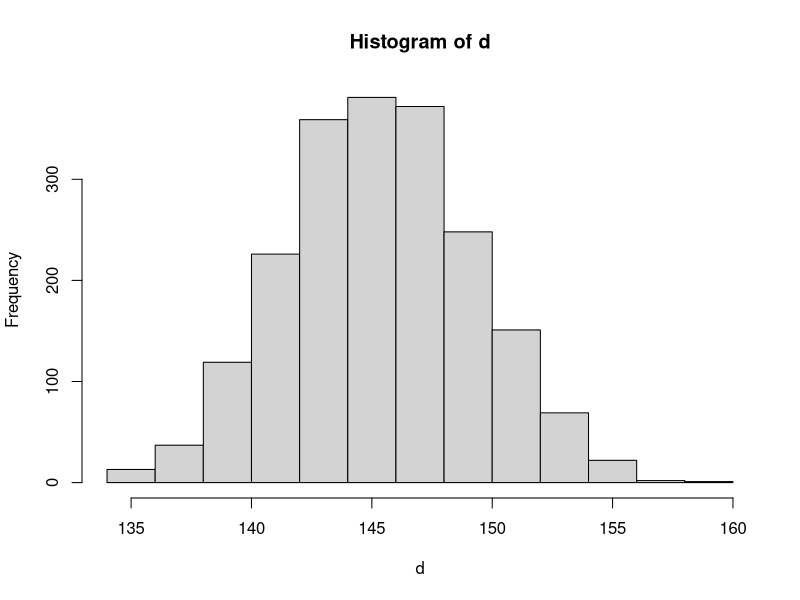
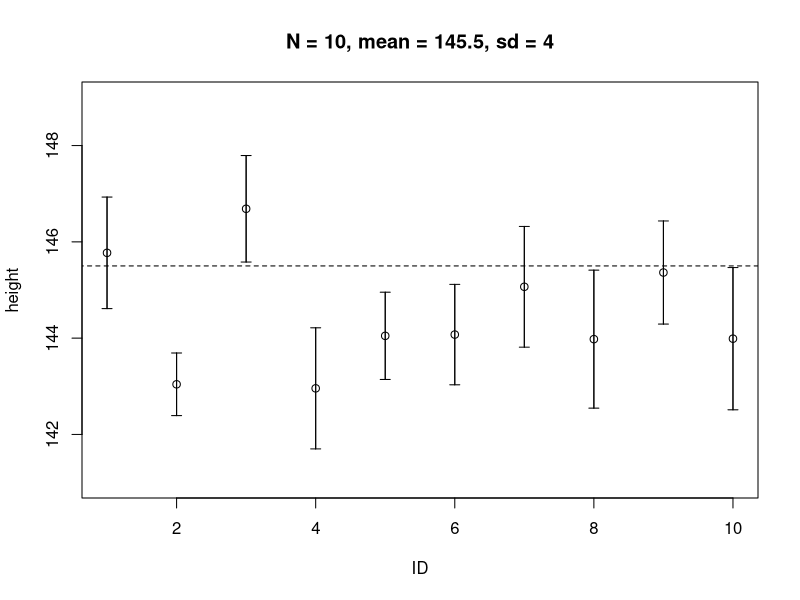
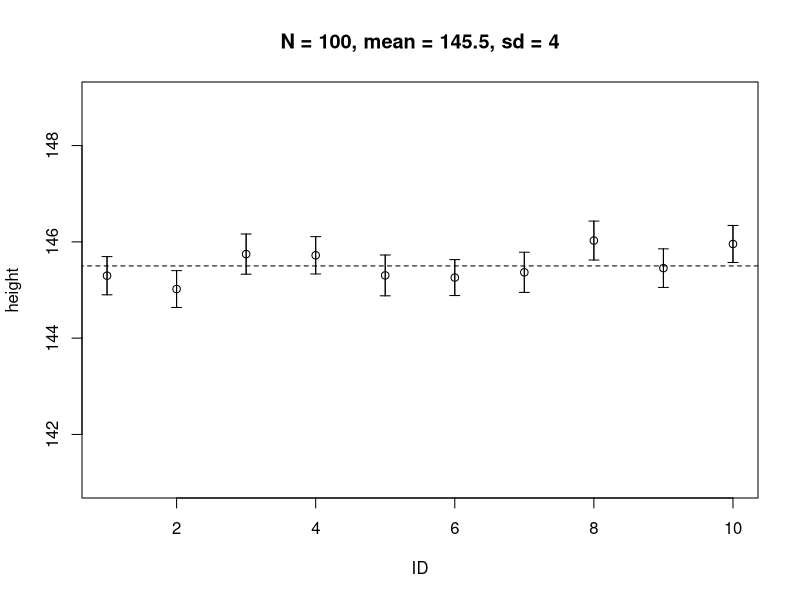
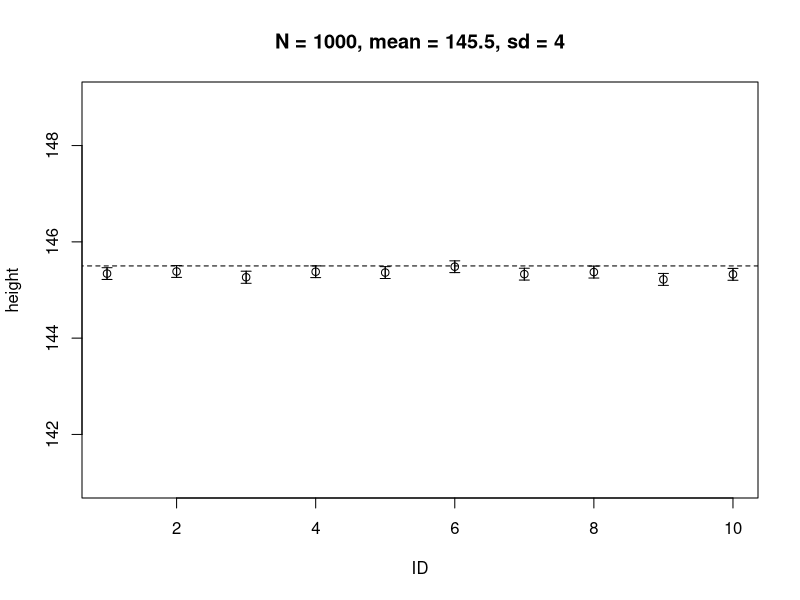
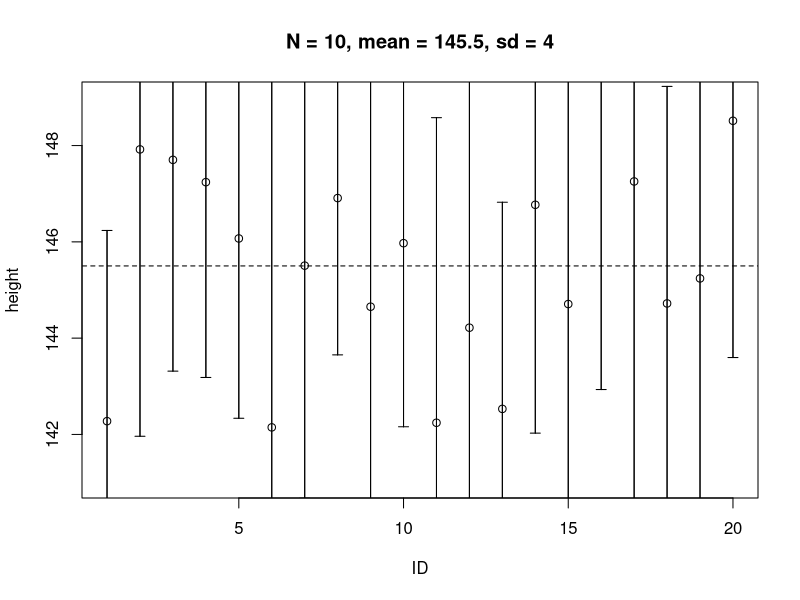
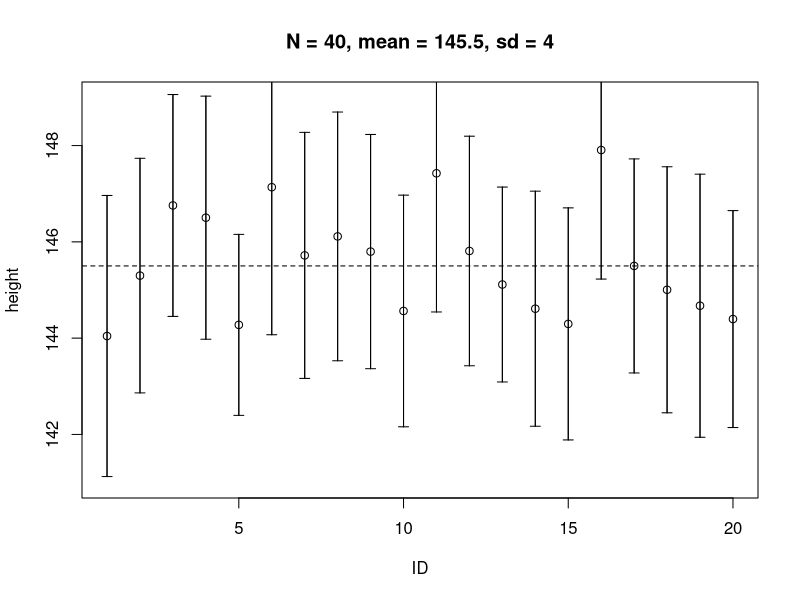
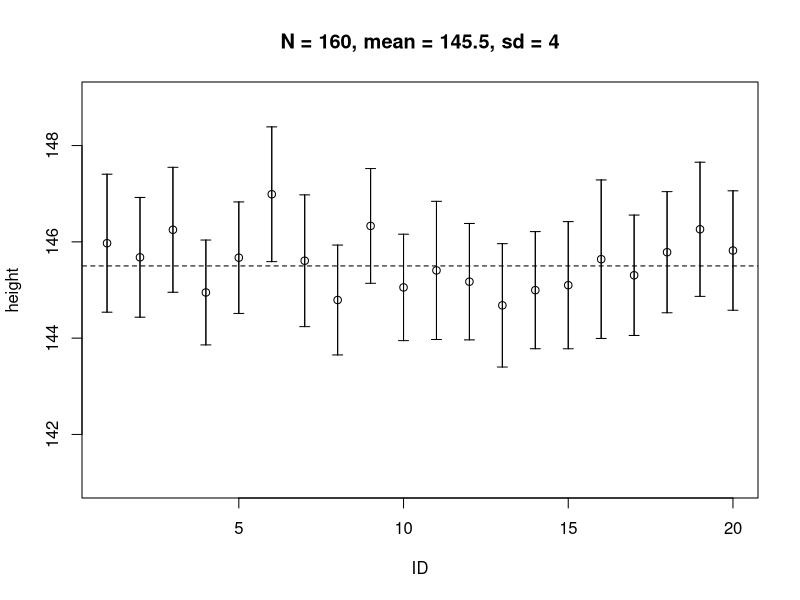
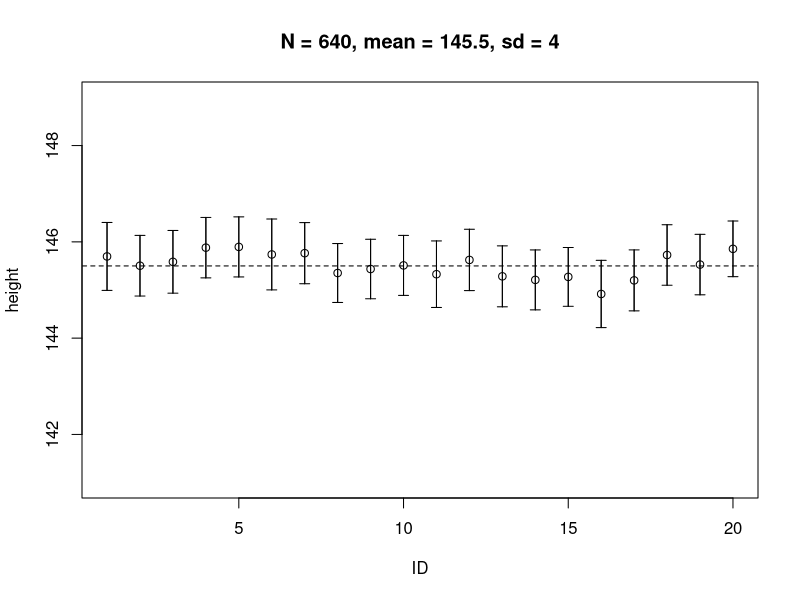

Write the R code that produced these figures, in order.
## ---- chunk 1
knitr::opts_chunk$set(echo = TRUE)
library(knitr)
library(ggplot2)
## ---- chunk 2
# 母集団を生成
set.seed(131)
d <- rnorm(2000, mean=145.5, sd=4.0)
hist(d)
mean(d)
## ---- chunk 3
# for文を使ってサンプル数を増やしてみる。
# 標準誤差が小さくなり、平均値も母集団のものに近づいていった。
# はじめsample関数は繰り返し使うと次に使うときも母集団が減った状態でスタートするのがデフォルトなのかと思ったが、replaceのT, Fをかえて実験したところ、関数1回分で母集団を超えない限りエラーが出なかったので、関数内でのみ抽選済みか否かを保持しているのだ、と気づいた。僕に取っては少し勘違いしやすいところでした。
N = c(10, 100, 1000)
for (n in N) {
  mean_x <- c()
  sd_x <- c()
  se_x <- c()
  for (i in 1:10) {
    x <- sample(d, n)
    mean_x[i] <- mean(x)
    sd_x[i] <- sqrt(var(x))
    se_x[i] <- sd_x[i] / sqrt(n)
  }
  xaxis <- seq(1, 10, 1)
  plot(xaxis, mean_x, xlim = c(1, 10), ylim = c(141, 149), xlab = "ID", ylab = "height", main=paste("N = ", n, ", mean = 145.5, sd = 4", sep=""))
  arrows(xaxis, mean_x + se_x, xaxis, mean_x - se_x, angle = 90, length = 0.05)
  arrows(xaxis, mean_x - se_x, xaxis, mean_x + se_x, angle = 90, length = 0.05)
  lines(c(0, 11), c(145.5, 145.5), lty=2)
}
## ---- chunk 4
d <- rnorm(2000, mean = 145.5, sd = 8)

# for文を使ってサンプル数を増やしてみる。
# 標準誤差が小さくなることでだんだんと95％信頼区間が毋平均が外れなくなっていく
N <- c(10, 40, 160, 640, 2000)
for (n in N) {
  mean_x <- c()
  sd_x <- c()
  se_x <- c()
  for (i in 1:20) {
    x <- sample(d, n)
    mean_x[i] <- mean(x)
    sd_x[i] <- sqrt(var(x))
    se_x[i] <- sd_x[i] / sqrt(n)
  }
  xaxis <- seq(1, 20, 1)
  plot(xaxis, mean_x, xlim = c(1, 20), ylim = c(141, 149), xlab = "ID", ylab = "height", main=paste("N = ", n, ", mean = 145.5, sd = 4", sep=""))
  arrows(xaxis, mean_x - se_x * qt(1 - 0.025, df = N - 1), xaxis, mean_x + se_x * qt(1-0.025, df = N - 1), angle = 90, length = 0.05)
  arrows(xaxis, mean_x + se_x * qt(1 - 0.025, df = N - 1), xaxis, mean_x - se_x * qt(1-0.025, df = N - 1), angle = 90, length = 0.05)
  lines(c(0, 21), c(145.5, 145.5), lty=2)
}
## ---- chunk 5
# 自由度7のt分布
x <- seq(-3, 3, 0.1)
y <- dt(x, df = 7)
plot(x, y, type = 'l')
# 上側のt値、下側のt値
qt(1 - 0.025, df = 7)
qt(0.025, df = 7)
